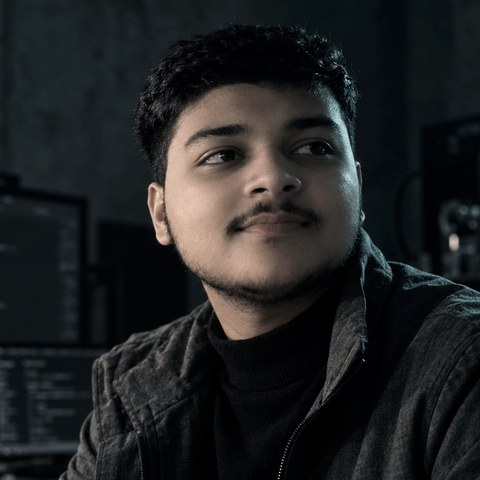
#> input picture assets/portrait_processed.jpg, 480 x 480 px
$ python generate_ascii_portrait.py
#> lines starting #> are read from the running program, lines starting #| are printed output that depends on the picture
import os
from PIL import Image, ImageEnhance, ImageFilter

# Load processed portrait
img_path = "assets/portrait_processed.jpg"
im = Image.open(img_path).convert("L")
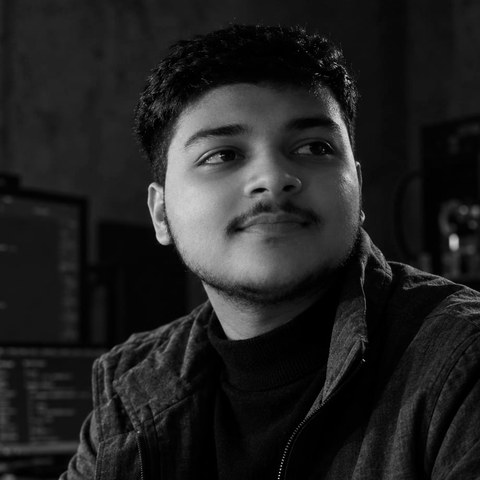
#> im: PIL image 480x480 L; min 0, max 223, mean 33.5

# Resize to terminal grid resolution (e.g. 52 columns x 48 rows)
cols = 48
rows = 44
im_small = im.resize((cols, rows), Image.Resampling.LANCZOS)
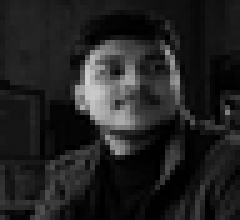
#> im_small: PIL image 48x44 L (shown 5 times larger); min 0, max 205, mean 33.5

# Enhance contrast for sharp terminal character mapping
enhancer = ImageEnhance.Contrast(im_small)
im_contrasted = enhancer.enhance(1.3)
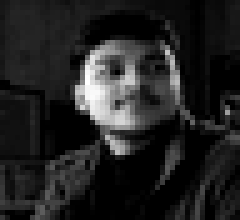
#> im_contrasted: PIL image 48x44 L (shown 5 times larger); min 0, max 255, mean 34.2

# Character ramps by density
# Palette: space to dense
chars = " .·:+*=%#@"

ascii_lines = []
for y in range(rows):
    line = []
    for x in range(cols):
        pixel = im_contrasted.getpixel((x, y))
        # Non-linear mapping to create natural gaps in dark background
        if pixel < 25:
            char = " "
        elif pixel < 55:
            char = "·" if (x + y) % 3 == 0 else " "
        else:
            idx = int((pixel / 255.0) * (len(chars) - 1))
            char = chars[idx]
        line.append(char)
    ascii_lines.append("".join(line))
#> after the loop, ascii_lines = 44 items

print(f"Generated {len(ascii_lines)} lines of {cols} characters.")
#| Generated 44 lines of 48 characters.
for idx, l in enumerate(ascii_lines[::2]):  # print sample lines
    print(f"{idx:02d}: {l[:40]}")
#> this loop made 22 passes
#| 00:    ·  ·        ·
#| 01:  ·  ·  ·  ·  ·  ·  ·
#| 02:   ·  ·  ·  ·  ·
#| 03:    ·  ·  ·  ·  ·
#| 04:  ·  ·  ·  ·  ·       :+:··· ·  ··
#| 05:   ·  ·  ·  ·     ·*==**+::·:··  ·=·
#| 06:    ·  ·  ·  ·    =%+:·  ·++·  ·  ·=
#| 07:  ·  ·  ·  ·  ·  :##=::·  *=··     ++
#> (further printed lines are left out)
